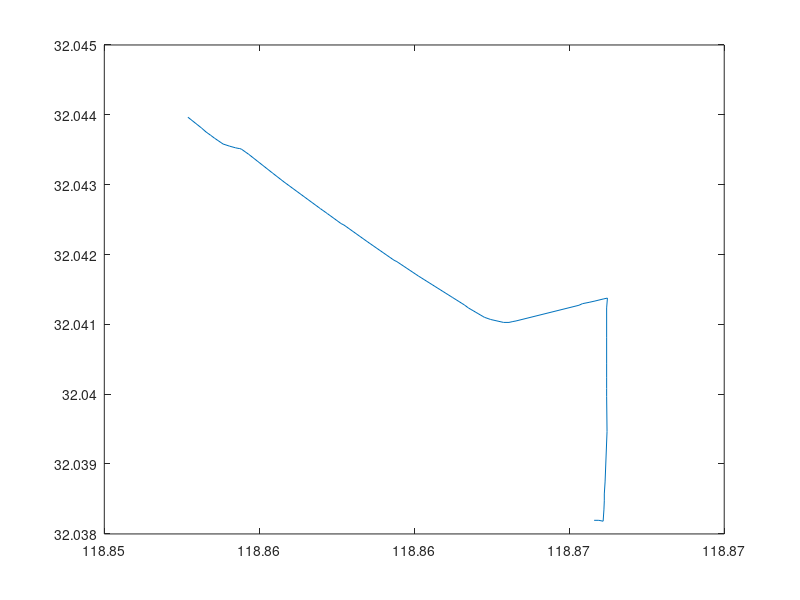

MATLAB code to generate this figure:
clc
clear
close all

%load aaa.txt
coords = load("coords.txt");
figure
xlabel("Longitude")
ylabel("Latitude")
plot(coords(:,1),coords(:,2))
